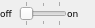
<?xml version="1.0" encoding="UTF-8"?>
<ui version="4.0">
 <class>ControlBarLogs</class>
 <widget class="QWidget" name="ControlBarLogs">
  <property name="geometry">
   <rect>
    <x>0</x>
    <y>0</y>
    <width>95</width>
    <height>28</height>
   </rect>
  </property>
  <property name="windowTitle">
   <string>Form</string>
  </property>
  <property name="autoFillBackground">
   <bool>true</bool>
  </property>
  <layout class="QHBoxLayout" name="horizontalLayout">
   <property name="spacing">
    <number>0</number>
   </property>
   <property name="margin">
    <number>0</number>
   </property>
   <item>
    <layout class="QHBoxLayout" name="horizontalLayout_2">
     <property name="rightMargin">
      <number>9</number>
     </property>
     <item>
      <widget class="QLabel" name="label_6">
       <property name="maximumSize">
        <size>
         <width>24</width>
         <height>16777215</height>
        </size>
       </property>
       <property name="font">
        <font>
         <family>Verdana</family>
         <pointsize>7</pointsize>
        </font>
       </property>
       <property name="text">
        <string>off</string>
       </property>
      </widget>
     </item>
     <item>
      <widget class="QSlider" name="slider">
       <property name="minimumSize">
        <size>
         <width>48</width>
         <height>0</height>
        </size>
       </property>
       <property name="maximumSize">
        <size>
         <width>48</width>
         <height>16777215</height>
        </size>
       </property>
       <property name="toolTip">
        <string>&lt;html&gt;&lt;head/&gt;&lt;body&gt;&lt;p&gt;&lt;span style=&quot; font-weight:600;&quot;&gt;Left&lt;/span&gt;   = data not received, no widget visible&lt;/p&gt;&lt;p&gt;&lt;span style=&quot; font-weight:600;&quot;&gt;Mid&lt;/span&gt;    = data received, but no widget visible&lt;/p&gt;&lt;p&gt;&lt;span style=&quot; font-weight:600;&quot;&gt;Right&lt;/span&gt; = data received, widget visible according to saved config&lt;/p&gt;&lt;/body&gt;&lt;/html&gt;</string>
       </property>
       <property name="maximum">
        <number>2</number>
       </property>
       <property name="pageStep">
        <number>1</number>
       </property>
       <property name="orientation">
        <enum>Qt::Horizontal</enum>
       </property>
       <property name="tickPosition">
        <enum>QSlider::TicksBothSides</enum>
       </property>
       <property name="tickInterval">
        <number>0</number>
       </property>
      </widget>
     </item>
     <item>
      <widget class="QLabel" name="label_7">
       <property name="maximumSize">
        <size>
         <width>24</width>
         <height>16777215</height>
        </size>
       </property>
       <property name="font">
        <font>
         <family>Verdana</family>
         <pointsize>7</pointsize>
        </font>
       </property>
       <property name="text">
        <string>on</string>
       </property>
      </widget>
     </item>
    </layout>
   </item>
  </layout>
 </widget>
 <resources/>
 <connections/>
</ui>
